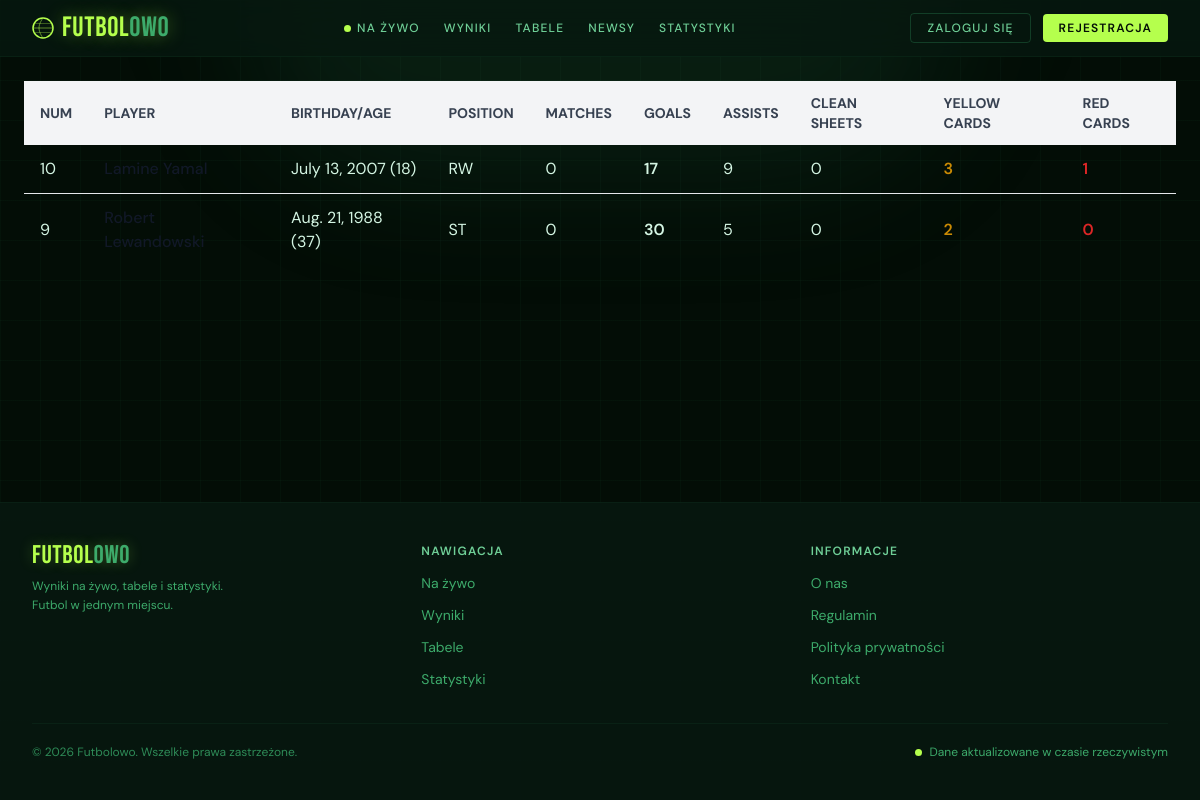
The app's page /players/team_stats with its own data.
### apps/players/models.py (models this page shows, shortened)
class Player(models.Model):
    POSITION_CHOICES = [
        ('GK', 'Goalkeeper'),
        ('CB', 'Center Back'),
        ('LB', 'Left Back'),
        ('RB', 'Right Back'),
        ('LWB', 'Left Wing Back)'),
        ('RWB', 'Right Wing Back)'),
        ('CDM', 'Center Defensive Midfielder'),
        ('CM', 'Center Midfielder'),
        ('CAM', 'Center Attacking Midfielder'),
        ('LM', 'Left Midfielder'),
        ('RM', 'Right Midfielder'),
        ('LW', 'Left Winger'),
        ('RW', 'Right Winger'),
        ('CF', 'Center Forward'),
        ('ST', 'Striker'),
    ]
    first_name = models.CharField(max_length=255)
    last_name = models.CharField(max_length=255)
    birth_date = models.DateField()
    number = models.PositiveIntegerField(validators=[MinValueValidator(1), MaxValueValidator(99)], unique=True)
    position = models.CharField(max_length=3, choices=POSITION_CHOICES)
    goals = models.PositiveIntegerField(default=0)
    assists = models.PositiveIntegerField(default=0)
    clean_sheets = models.PositiveIntegerField(default=0)
    red_cards = models.PositiveIntegerField(default=0)
    yellow_cards = models.PositiveIntegerField(default=0)
    matches = models.PositiveIntegerField(default=0)
    @property
    def age(self):
        today = date.today()
        return (today.year - self.birth_date.year - ((today.month, today.day) < (self.birth_date.month, self.birth_date.day)))

### apps/players/views.py (the view)
# urls.py: path("/team_stats", views.team_stats, name="team_stats"),
def team_stats(request):
    players = Player.objects.all().order_by("number")
    players = sort_by_position(players)
    return render(request, 'players/team_stats.html', {
        "players": players,
    })

### apps/players/templates/players/team_stats.html (shortened to what this page needs)
{% extends 'core/base.html' %}
{% block body %}
<div class="p-6">
    <table>
        <thead>
            <tr class="bg-gray-100 text-gray-700 uppercase text-sm">
                <th class="px-4 py-3 text-left">Num</th>
                <th class="px-4 py-3 text-left">Player</th>
                <th class="px-4 py-3 text-left">Birthday/Age</th>
                <th class="px-4 py-3 text-left">Position</th>
                <th class="px-4 py-3 text-left">Matches</th>
                <th class="px-4 py-3 text-left">Goals</th>
                <th class="px-4 py-3 text-left">Assists</th>
                <th class="px-4 py-3 text-left">Clean Sheets</th>
                <th class="px-4 py-3 text-left">Yellow Cards</th>
                <th class="px-4 py-3 text-left">Red Cards</th>
            </tr>
        </thead>
        <tbody class="divide-y divide-gray-200">
            {% for player in players %}
                    <tr class="hover:bg-gray-50 transition">
                        <td class="px-4 py-3">{{ player.number }} </td>
                        <td class="px-4 py-3 font-medium text-gray-900">
                            <a href="{% url 'players:player_stats' player.pk %}">
                            </a>
                        </td>
                        <td class="px-4 py-3"> {{ player.birth_date }} ({{ player.age }}) </td>
                        <td class="px-4 py-3"> {{ player.position }} </td>
                        <td class="px-4 py-3"> {{ player.matches }} </td>
                        <td class="px-4 py-3 font-semibold"> {{ player.goals }} </td>
                        <td class="px-4 py-3"> {{ player.assists }} </td>
                        <td class="px-4 py-3"> {{ player.clean_sheets }} </td>
                        <td class="px-4 py-3 text-yellow-600 font-semibold"> {{ player.yellow_cards }} </td>
                        <td class="px-4 py-3 text-red-600 font-semibold"> {{ player.red_cards }} </td>
                    </tr>
            {% empty %}
                <tr>
                    <td colspan="10" class="text-center py-6 text-gray-500"> No players found </td>
                </tr>
            {% endfor %}
        </tbody>
    </table>
</div>
{% endblock %}

### records on screen
Player: number "10", birth_date "July 13, 2007", age "18", position "RW", matches "0", goals "17", assists "9", clean_sheets "0", yellow_cards "3", red_cards "1"
Player: number "9", birth_date "Aug. 21, 1988", age "37", position "ST", matches "0", goals "30", assists "5", clean_sheets "0", yellow_cards "2", red_cards "0"
